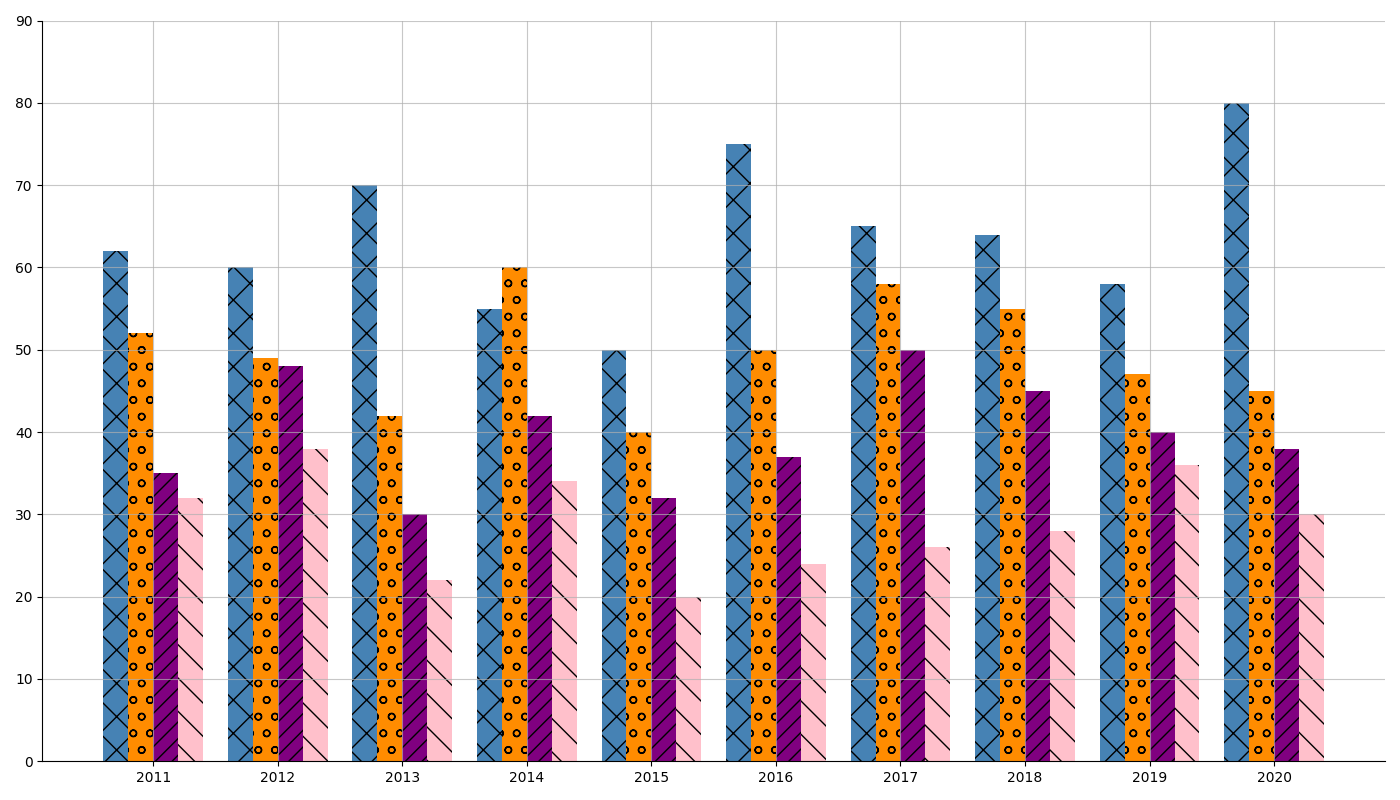

This chart was generated by the following Python code:
import matplotlib.pyplot as plt
import numpy as np

years = np.arange(2011, 2021)
tomatoes = np.array([62, 60, 70, 55, 50, 75, 65, 64, 58, 80])
carrots = np.array([52, 49, 42, 60, 40, 50, 58, 55, 47, 45])
cucumbers = np.array([35, 48, 30, 42, 32, 37, 50, 45, 40, 38])
lettuce = np.array([32, 38, 22, 34, 20, 24, 26, 28, 36, 30])

sorted_indices_tomatoes = np.argsort(tomatoes)
sorted_indices_carrots = np.argsort(carrots)
sorted_indices_cucumbers = np.argsort(cucumbers)
sorted_indices_lettuce = np.argsort(lettuce)

sorted_years_tomatoes = years[sorted_indices_tomatoes]
sorted_tomatoes = tomatoes[sorted_indices_tomatoes]

sorted_years_carrots = years[sorted_indices_carrots]
sorted_carrots = carrots[sorted_indices_carrots]

sorted_years_cucumbers = years[sorted_indices_cucumbers]
sorted_cucumbers = cucumbers[sorted_indices_cucumbers]

sorted_years_lettuce = years[sorted_indices_lettuce]
sorted_lettuce = lettuce[sorted_indices_lettuce]

fig, ax = plt.subplots(figsize=(14, 8))
width = 0.2

# Using a new set of colors
ax.bar(sorted_years_tomatoes - width * 1.5, sorted_tomatoes, width, color='steelblue', hatch='x')
ax.bar(sorted_years_carrots - width / 2, sorted_carrots, width, color='darkorange', hatch='o')
ax.bar(sorted_years_cucumbers + width / 2, sorted_cucumbers, width, color='purple', hatch='//')
ax.bar(sorted_years_lettuce + width * 1.5, sorted_lettuce, width, color='pink', hatch='\\')

ax.set_xticks(np.arange(2011, 2021))
ax.set_yticks(np.arange(0, 100, 10))
ax.grid(True, linestyle='-', alpha=0.7)

ax.spines['top'].set_visible(False)
ax.spines['right'].set_visible(False)

plt.tight_layout()
plt.show()
